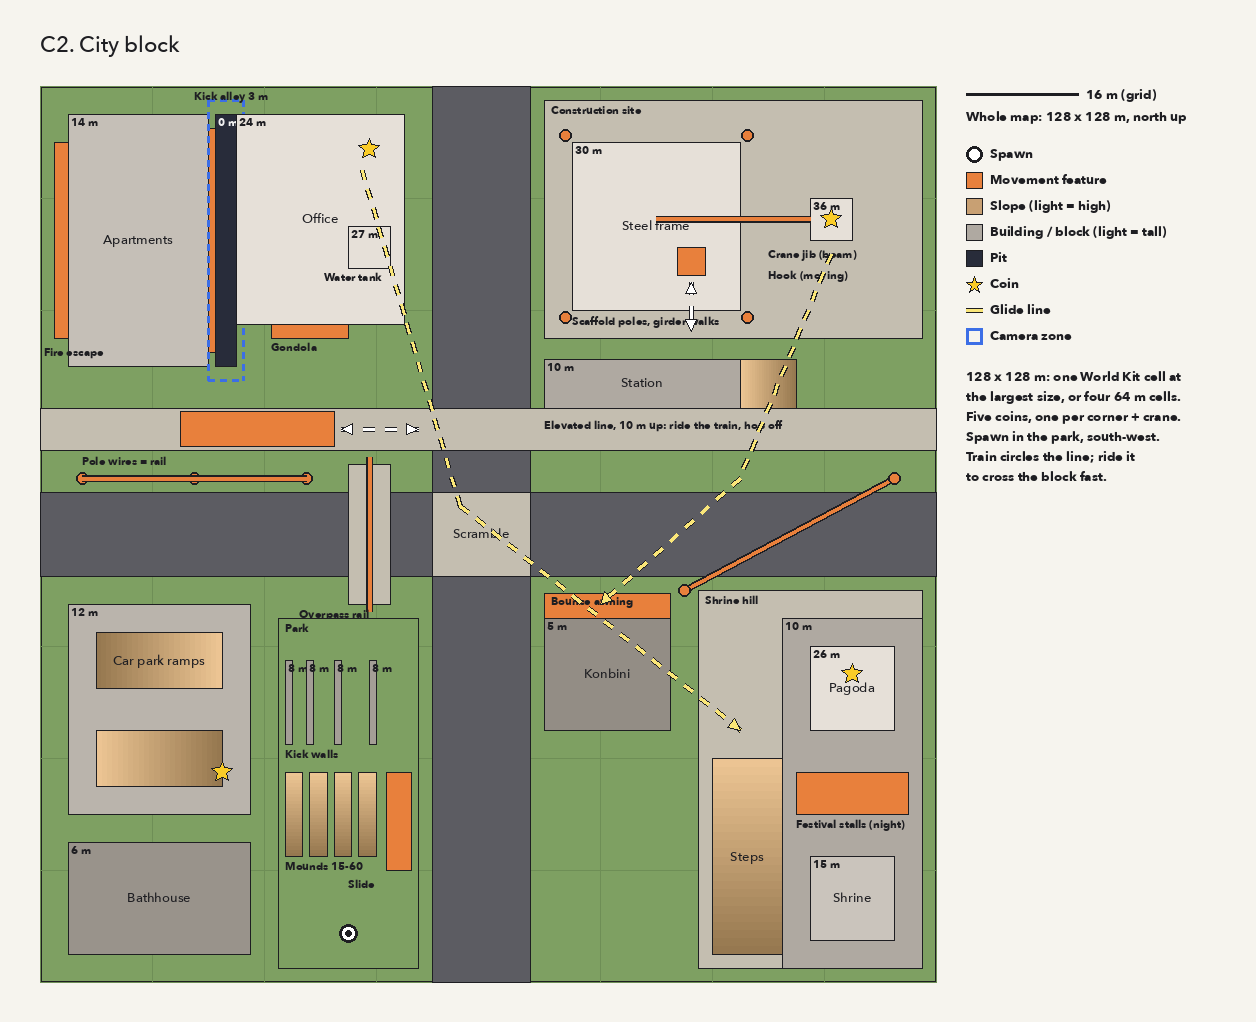

Here is the Python script that generated this plot:
"""The movement garden's layout sketch: writes layout.png beside this file.

A planning sketch, not the world recipe: units are metres, north is up, map x is east and map y
is south. Run: python3 carts/garden/layout.py (needs Pillow and macOS's Avenir Next)."""
from PIL import Image, ImageDraw, ImageFont
import math, os, sys

S = 11          # pixels per metre
M = 40          # margin
SIZE = 64       # garden is 64 x 64 m
FONT = '/System/Library/Fonts/Avenir Next.ttc'
f_lab = ImageFont.truetype(FONT, 13, index=5)   # demi bold
f_sm = ImageFont.truetype(FONT, 11, index=0)
f_title = ImageFont.truetype(FONT, 22, index=5)
f_leg = ImageFont.truetype(FONT, 13, index=0)

GRASS = (126, 160, 98)
PAVE = (196, 190, 176)
ROAD = (92, 92, 98)
PIT = (40, 44, 58)
FEAT = (232, 128, 60)
COIN = (250, 204, 40)
GLIDE = (250, 230, 120)
INK = (30, 30, 34)

def P(x, y): return (M + x * S, M + 46 + y * S)

def bldg(h):
    v = int(120 + min(h, 20) * 5.5)
    return (v, v - 6, v - 14)

def text_c(d, x, y, s, font=f_lab, fill=INK):
    w = d.textlength(s, font=font)
    d.text((x - w / 2, y), s, font=font, fill=fill)

def draw(d, items):
    for it in items:
        k = it[0]
        if k in ('area', 'bldg', 'feat', 'pit'):
            _, x0, y0, x1, y1, h, lab = (it + (None,) * 7)[:7]
            col = {'area': PAVE, 'pit': PIT, 'feat': FEAT}.get(k) or bldg(h)
            if k == 'area' and h == 'grass': col, h = GRASS, None
            if k == 'area' and h == 'road': col, h = ROAD, None
            d.rectangle([P(x0, y0), P(x1, y1)], fill=col, outline=INK, width=1)
            if lab:
                cx, cy = P((x0 + x1) / 2, (y0 + y1) / 2)
                lines = lab.split('\n')
                fill = (240, 240, 240) if k == 'pit' or col == ROAD else INK
                for i, ln in enumerate(lines):
                    text_c(d, cx, cy - 9 * len(lines) + i * 17, ln, fill=fill)
            if isinstance(h, (int, float)):
                d.text((P(x0, y0)[0] + 3, P(x0, y0)[1] + 1), f'{h:g} m', font=f_sm,
                       fill=(240, 240, 240) if k == 'pit' else INK)
        elif k == 'slope':          # ramp, shaded low to high along dir
            _, x0, y0, x1, y1, dirn, lab = it
            n = 24
            for i in range(n):
                t = i / n
                c = tuple(int(a + (b - a) * t) for a, b in zip((150, 120, 80), (240, 200, 150)))
                if dirn in 'EW':
                    a = x0 + (x1 - x0) * (t if dirn == 'E' else 1 - t - 1 / n)
                    d.rectangle([P(a, y0), P(a + (x1 - x0) / n, y1)], fill=c)
                else:
                    a = y0 + (y1 - y0) * (t if dirn == 'S' else 1 - t - 1 / n)
                    d.rectangle([P(x0, a), P(x1, a + (y1 - y0) / n)], fill=c)
            d.rectangle([P(x0, y0), P(x1, y1)], outline=INK, width=1)
            cx, cy = P((x0 + x1) / 2, (y0 + y1) / 2)
            text_c(d, cx, cy - 8, lab)
        elif k == 'pole':
            _, x, y, lab = it
            cx, cy = P(x, y)
            d.ellipse([cx - 6, cy - 6, cx + 6, cy + 6], fill=FEAT, outline=INK, width=2)
            d.text((cx + 9, cy - 8), lab, font=f_lab, fill=INK)
        elif k == 'rail':
            _, pts, lab = it
            pp = [P(*p) for p in pts]
            d.line(pp, fill=INK, width=7); d.line(pp, fill=FEAT, width=4)
            if lab:
                mx, my = pp[len(pp) // 2]
                d.text((mx + 8, my - 18), lab, font=f_lab, fill=INK)
        elif k == 'coin':
            _, x, y = it
            cx, cy = P(x, y)
            pts = []
            for i in range(10):
                r = 11 if i % 2 == 0 else 5
                a = -math.pi / 2 + i * math.pi / 5
                pts.append((cx + r * math.cos(a), cy + r * math.sin(a)))
            d.polygon(pts, fill=COIN, outline=INK)
        elif k == 'spawn':
            _, x, y = it
            cx, cy = P(x, y)
            d.ellipse([cx - 9, cy - 9, cx + 9, cy + 9], fill=(255, 255, 255), outline=INK, width=3)
            d.ellipse([cx - 3, cy - 3, cx + 3, cy + 3], fill=INK)
        elif k in ('glide', 'move', 'route'):
            _, pts = it[:2]
            pp = [P(*p) for p in pts]
            col = {'glide': GLIDE, 'move': (255, 255, 255), 'route': (255, 255, 255)}[k]
            for (ax, ay), (bx, by) in zip(pp, pp[1:]):
                L = math.hypot(bx - ax, by - ay); n = int(L // 10)
                for i in range(0, n, 2):
                    t0, t1 = i / n, min((i + 1) / n, 1)
                    seg = [(ax + (bx - ax) * t0, ay + (by - ay) * t0), (ax + (bx - ax) * t1, ay + (by - ay) * t1)]
                    d.line(seg, fill=INK, width=5); d.line(seg, fill=col, width=3)
            (ax, ay), (bx, by) = pp[-2], pp[-1]
            a = math.atan2(by - ay, bx - ax)
            head = [(bx, by), (bx - 13 * math.cos(a - .45), by - 13 * math.sin(a - .45)),
                    (bx - 13 * math.cos(a + .45), by - 13 * math.sin(a + .45))]
            d.polygon(head, fill=col, outline=INK)
            if k == 'move':   # two-way
                (ax, ay), (bx, by) = pp[1], pp[0]
                a = math.atan2(by - ay, bx - ax)
                d.polygon([(bx, by), (bx - 13 * math.cos(a - .45), by - 13 * math.sin(a - .45)),
                           (bx - 13 * math.cos(a + .45), by - 13 * math.sin(a + .45))], fill=col, outline=INK)
        elif k == 'zone':
            _, x0, y0, x1, y1 = it
            a, b = P(x0, y0), P(x1, y1)
            for x in range(int(a[0]), int(b[0]), 12):
                d.line([(x, a[1]), (min(x + 6, b[0]), a[1])], fill=(60, 110, 230), width=3)
                d.line([(x, b[1]), (min(x + 6, b[0]), b[1])], fill=(60, 110, 230), width=3)
            for y in range(int(a[1]), int(b[1]), 12):
                d.line([(a[0], y), (a[0], min(y + 6, b[1]))], fill=(60, 110, 230), width=3)
                d.line([(b[0], y), (b[0], min(y + 6, b[1]))], fill=(60, 110, 230), width=3)
        elif k in ('note', 'notew'):
            _, x, y, s = it
            d.text(P(x, y), s, font=f_sm, fill=INK if k == 'note' else (240, 240, 240))

def legend(d, x, y, notes):
    rows = [('spawn', 'Spawn'), ('feat', 'Movement feature'), ('slope', 'Slope (light = high)'),
            ('bldg', 'Building / block (light = tall)'), ('pit', 'Pit'), ('coin', 'Coin'),
            ('glide', 'Glide line'), ('zone', 'Camera zone')]
    for kind, lab in rows:
        if kind == 'spawn':
            d.ellipse([x, y, x + 16, y + 16], fill='white', outline=INK, width=3)
        elif kind == 'coin':
            d.polygon([(x + 8, y), (x + 10, y + 6), (x + 16, y + 6), (x + 11, y + 10), (x + 13, y + 16),
                       (x + 8, y + 12), (x + 3, y + 16), (x + 5, y + 10), (x, y + 6), (x + 6, y + 6)], fill=COIN, outline=INK)
        elif kind == 'glide':
            d.line([(x, y + 8), (x + 16, y + 8)], fill=INK, width=5); d.line([(x, y + 8), (x + 16, y + 8)], fill=GLIDE, width=3)
        elif kind == 'zone':
            d.rectangle([x, y, x + 16, y + 16], outline=(60, 110, 230), width=3)
        else:
            col = {'feat': FEAT, 'slope': (200, 160, 115), 'bldg': bldg(10), 'pit': PIT}[kind]
            d.rectangle([x, y, x + 16, y + 16], fill=col, outline=INK)
        d.text((x + 24, y - 1), lab, font=f_leg, fill=INK)
        y += 26
    y += 14
    for n in notes:
        d.text((x, y), n, font=f_leg, fill=INK); y += 20

def render(name, title, items, notes, out, size=64, scale=11, grid=8):
    global S, SIZE
    S, SIZE = scale, size
    W = M * 2 + SIZE * S + 280
    H = M * 2 + 46 + SIZE * S
    img = Image.new('RGB', (W, H), (246, 244, 238))
    d = ImageDraw.Draw(img)
    d.text((M, M - 10), title, font=f_title, fill=INK)
    d.rectangle([P(0, 0), P(SIZE, SIZE)], fill=GRASS, outline=INK, width=2)
    for i in range(0, SIZE + 1, grid):
        d.line([P(i, 0), P(i, SIZE)], fill=(110, 142, 86), width=1)
        d.line([P(0, i), P(SIZE, i)], fill=(110, 142, 86), width=1)
    draw(d, items)
    lx = M + SIZE * S + 30
    sx, sy = lx, M + 46
    d.line([(sx, sy + 8), (sx + grid * S, sy + 8)], fill=INK, width=3)
    d.text((sx + grid * S + 8, sy), f'{grid} m (grid)', font=f_leg, fill=INK)
    d.text((sx, sy + 22), f'Whole map: {SIZE} x {SIZE} m, north up', font=f_leg, fill=INK)
    legend(d, lx, sy + 60, notes)
    img.save(os.path.join(out, name + '.png'))


D = [
    # streets and the scramble crossing
    ('area', 0, 58, 128, 70, 'road', ''), ('area', 56, 0, 70, 128, 'road', ''),
    ('area', 56, 58, 70, 70, None, 'Scramble'),
    # elevated train line on pillars, north of the street
    ('area', 0, 46, 128, 52, None, ''), ('note', 72, 47.5, 'Elevated line, 10 m up: ride the train, hop off'),
    ('feat', 20, 46.5, 42, 51.5, None, ''), ('move', [(43, 49), (54, 49)]),
    ('bldg', 72, 39, 100, 46, 10, 'Station'), ('slope', 100, 39, 108, 46, 'W', ''),
    # NW: apartments, alley, office
    ('bldg', 4, 4, 24, 40, 14, 'Apartments'), ('feat', 2, 8, 4, 36, None, ''), ('note', 0.5, 37, 'Fire escape'),
    ('feat', 24, 6, 25, 38, None, ''),
    ('pit', 25, 4, 28, 40, 0, ''), ('zone', 24, 2, 29, 42), ('note', 22, 0.4, 'Kick alley 3 m'),
    ('bldg', 28, 4, 52, 34, 24, 'Office'), ('coin', 47, 9),
    ('feat', 33, 34, 44, 36, None, ''), ('note', 33, 36.3, 'Gondola'),
    ('bldg', 44, 20, 50, 26, 27, ''), ('note', 40.5, 26.3, 'Water tank'),
    # NE: construction site and crane
    ('area', 72, 2, 126, 36, None, ''), ('note', 73, 2.5, 'Construction site'),
    ('bldg', 76, 8, 100, 32, 30, 'Steel frame'), ('pole', 75, 7, ''), ('pole', 101, 7, ''), ('pole', 75, 33, ''), ('pole', 101, 33, ''),
    ('note', 76, 32.6, 'Scaffold poles, girder walks'),
    ('bldg', 110, 16, 116, 22, 36, ''), ('coin', 113, 19),
    ('rail', [(110, 19), (88, 19)], ''), ('note', 104, 23, 'Crane jib (beam)'),
    ('feat', 91, 23, 95, 27, None, ''), ('move', [(93, 28), (93, 35)]), ('note', 104, 26, 'Hook (moving)'),
    # wires and the overpass
    ('pole', 6, 56, ''), ('pole', 22, 56, ''), ('pole', 38, 56, ''), ('rail', [(6, 56), (22, 56), (38, 56)], ''),
    ('note', 6, 52.6, 'Pole wires = rail'),
    ('area', 44, 54, 50, 74, None, ''), ('rail', [(47, 53), (47, 75)], ''), ('note', 37, 74.5, 'Overpass rail'),
    ('rail', [(92, 72), (122, 56)], ''), ('pole', 92, 72, ''), ('pole', 122, 56, ''),
    # SE: konbini, shrine hill, festival
    ('bldg', 72, 76, 90, 92, 5, 'Konbini'), ('feat', 72, 72.5, 90, 76, None, ''), ('note', 73, 72.6, 'Bounce awning'),
    ('area', 94, 72, 126, 126, None, ''), ('note', 95, 72.5, 'Shrine hill'),
    ('slope', 96, 96, 106, 124, 'N', 'Steps'),
    ('bldg', 106, 76, 126, 126, 10, ''),
    ('bldg', 110, 80, 122, 92, 26, 'Pagoda'), ('coin', 116, 84),
    ('feat', 108, 98, 124, 104, None, ''), ('note', 108, 104.5, 'Festival stalls (night)'),
    ('bldg', 110, 110, 122, 122, 15, 'Shrine'),
    # SW: car park, park with spawn and test strip
    ('bldg', 4, 74, 30, 104, 12, ''), ('slope', 8, 78, 26, 86, 'E', 'Car park ramps'),
    ('slope', 8, 92, 26, 100, 'W', ''), ('coin', 26, 98),
    ('area', 34, 76, 54, 126, 'grass', ''), ('note', 35, 76.5, 'Park'),
    ('spawn', 44, 121),
    ('bldg', 35, 82, 36, 94, 8), ('bldg', 38, 82, 39, 94, 8), ('bldg', 42, 82, 43, 94, 8), ('bldg', 47, 82, 48, 94, 8),
    ('note', 35, 94.5, 'Kick walls'),
    ('slope', 35, 98, 37.5, 110, 'N', ''), ('slope', 38.5, 98, 41, 110, 'N', ''), ('slope', 42, 98, 44.5, 110, 'N', ''), ('slope', 45.5, 98, 48, 110, 'N', ''),
    ('note', 35, 110.5, 'Mounds 15-60'),
    ('feat', 49.5, 98, 53, 112, None, ''), ('note', 44, 113, 'Slide'),
    ('bldg', 4, 108, 30, 124, 6, 'Bathhouse'),
    # glide lines
    ('glide', [(46, 12), (60, 60), (100, 92)]),
    ('glide', [(113, 24), (100, 56), (80, 74)]),
]

if __name__ == '__main__':
    render('layout', 'C2. City block', D,
           ['128 x 128 m: one World Kit cell at', 'the largest size, or four 64 m cells.',
            'Five coins, one per corner + crane.', 'Spawn in the park, south-west.',
            'Train circles the line; ride it', 'to cross the block fast.'],
           os.path.dirname(os.path.abspath(__file__)), size=128, scale=7, grid=16)
